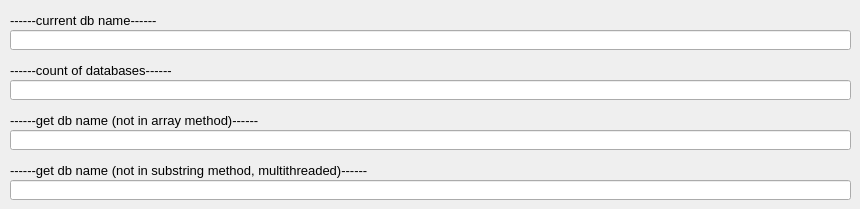
        <widget class="QWidget" name="tab_3">
         <attribute name="title">
          <string>bases</string>
         </attribute>
         <widget class="QLabel" name="label_2">
          <property name="geometry">
           <rect>
            <x>10</x>
            <y>10</y>
            <width>151</width>
            <height>20</height>
           </rect>
          </property>
          <property name="font">
           <font>
            <pointsize>10</pointsize>
           </font>
          </property>
          <property name="text">
           <string>------current db name------</string>
          </property>
         </widget>
         <widget class="QLineEdit" name="q_ms_get_db_name">
          <property name="geometry">
           <rect>
            <x>10</x>
            <y>130</y>
            <width>841</width>
            <height>20</height>
           </rect>
          </property>
          <property name="font">
           <font>
            <pointsize>9</pointsize>
           </font>
          </property>
          <property name="text">
           <string/>
          </property>
         </widget>
         <widget class="QLabel" name="label_7">
          <property name="geometry">
           <rect>
            <x>10</x>
            <y>160</y>
            <width>381</width>
            <height>20</height>
           </rect>
          </property>
          <property name="font">
           <font>
            <pointsize>10</pointsize>
           </font>
          </property>
          <property name="text">
           <string>------get db name (not in substring method, multithreaded)------</string>
          </property>
         </widget>
         <widget class="QLabel" name="label_6">
          <property name="geometry">
           <rect>
            <x>10</x>
            <y>110</y>
            <width>261</width>
            <height>20</height>
           </rect>
          </property>
          <property name="font">
           <font>
            <pointsize>10</pointsize>
           </font>
          </property>
          <property name="text">
           <string>------get db name (not in array method)------</string>
          </property>
         </widget>
         <widget class="QLineEdit" name="q_ms_dbs_count">
          <property name="geometry">
           <rect>
            <x>10</x>
            <y>80</y>
            <width>841</width>
            <height>20</height>
           </rect>
          </property>
          <property name="font">
           <font>
            <pointsize>9</pointsize>
           </font>
          </property>
          <property name="text">
           <string/>
          </property>
         </widget>
         <widget class="QLineEdit" name="q_ms_curr_db_name">
          <property name="geometry">
           <rect>
            <x>10</x>
            <y>30</y>
            <width>841</width>
            <height>20</height>
           </rect>
          </property>
          <property name="font">
           <font>
            <pointsize>9</pointsize>
           </font>
          </property>
          <property name="text">
           <string/>
          </property>
         </widget>
         <widget class="QLabel" name="label_5">
          <property name="geometry">
           <rect>
            <x>10</x>
            <y>60</y>
            <width>171</width>
            <height>20</height>
           </rect>
          </property>
          <property name="font">
           <font>
            <pointsize>10</pointsize>
           </font>
          </property>
          <property name="text">
           <string>------count of databases------</string>
          </property>
         </widget>
         <widget class="QLineEdit" name="q_ms_get_db_name2">
          <property name="geometry">
           <rect>
            <x>10</x>
            <y>180</y>
            <width>841</width>
            <height>20</height>
           </rect>
          </property>
          <property name="font">
           <font>
            <pointsize>9</pointsize>
           </font>
          </property>
          <property name="text">
           <string/>
          </property>
         </widget>
        </widget>
